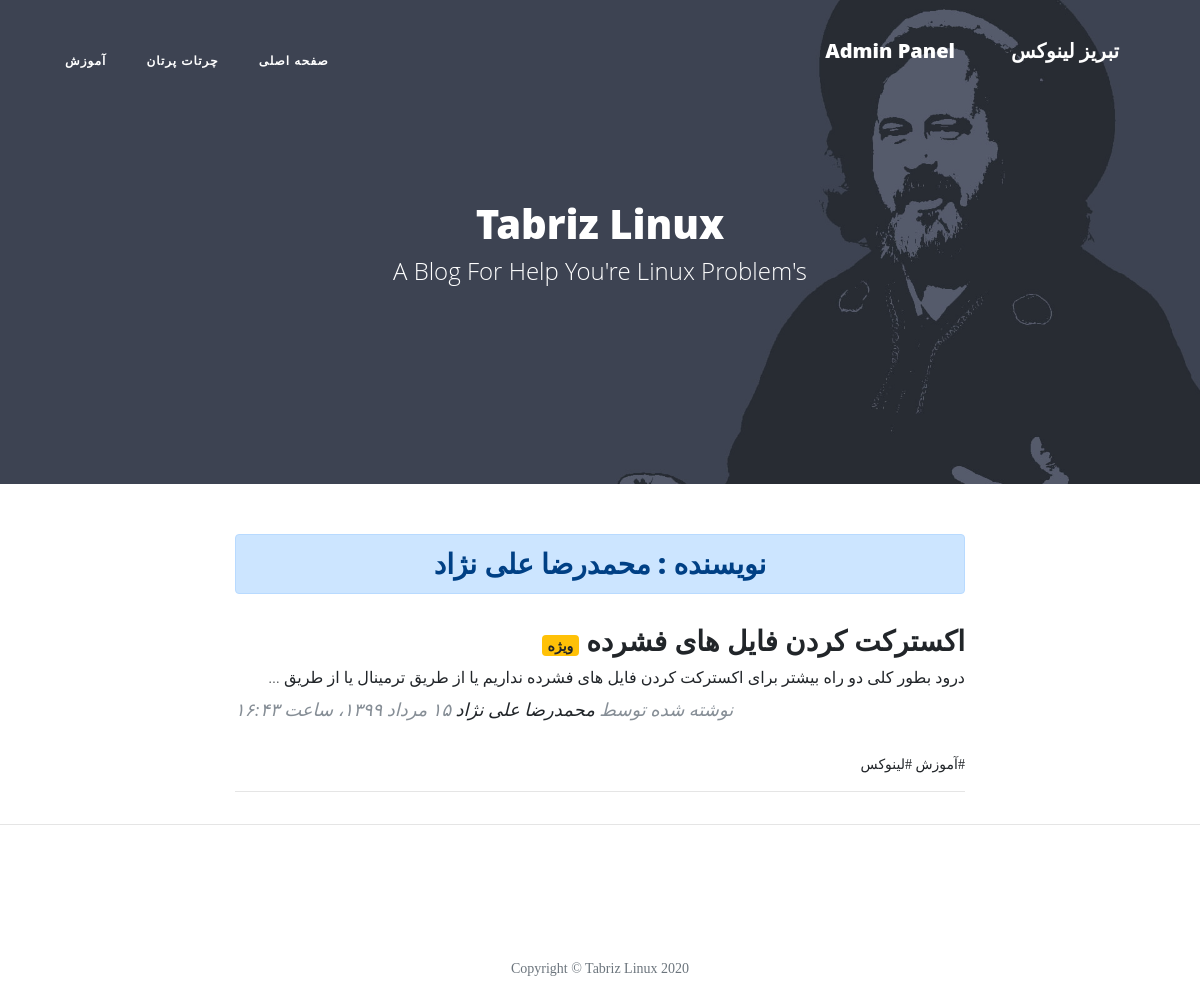
The page /author/MohammadReza on the database its author committed.
### blog/models.py (models this page shows, shortened)
class Category(models.Model):
    parent   = models.ForeignKey('self', default=None, null=True, blank=True, on_delete=models.SET_NULL, related_name='children', verbose_name="زیردسته")
    title    = models.CharField(max_length=30, verbose_name="عنوان دسته‌بندی")
    slug     = models.SlugField(max_length=100, unique=True, verbose_name="آدرس دسته‌بندی")
    status   = models.BooleanField(default=True, verbose_name="آیا نمایش داده شود؟")
    position = models.IntegerField(verbose_name="پوزیشن")
    class Meta:
        verbose_name = "دسته‌بندی"
        verbose_name_plural = "دسته‌بندی‌ها"
        ordering = ['parent__id','position']
    objects = CategoryManager()

class Article(models.Model):
    STATUS_CHOICE = (
        ('P','منتشر‌شده'),
        ('D','پیش‌نویس'),
        ('I','در‌حال بررسی'),
        ('B','رد‌شده'),
    )
    author       = models.ForeignKey(User , null=True, on_delete=models.SET_NULL, related_name='articles', verbose_name="نویسنده")
    title        = models.CharField(max_length=30,verbose_name="عنوان مقاله")
    slug         = models.SlugField(max_length=100, unique=True, verbose_name="آدرس مقاله")
    category     = models.ManyToManyField(Category, verbose_name="دسته‌بندی", related_name="articles")
    description  = models.TextField(verbose_name="محتوای مقاله")
    thumbnail    = models.ImageField(upload_to="images",verbose_name="تصویر مقاله")
    publish      = models.DateTimeField(default=timezone.now, verbose_name="تاریخ انتشار")
    created      = models.DateTimeField(auto_now_add=True)
    updated      = models.DateTimeField(auto_now=True)
    is_special   = models.BooleanField(default=False, verbose_name="مقاله ویژه")
    status       = models.CharField(max_length=1, choices=STATUS_CHOICE, verbose_name="وضعیت")
    class Meta:
        verbose_name = "مقاله"
        verbose_name_plural = "مقالات"
        ordering = ['-publish']
    def jpublish(self):
        return jalali_convertor(self.publish)
    jpublish.short_description = "تاریخ انتشار"
    def thumbnail_tag(self):
        return format_html("<img width=100 height=50 style='border-radius: 3px;' src='{}'>".format(self.thumbnail.url))
    thumbnail_tag.short_description = "تصویر مقاله"
    def category_to_str(self):
        return "، ".join([category.title for category in self.category.active()])
    category_to_str.short_description = "دسته‌بندی"
    objects = ArticleManager()

### account/models.py (models this page shows)
class User(AbstractUser):
    is_author    = models.BooleanField(default=False, verbose_name="وضعیت نویسندگی")
    special_user = models.DateTimeField(default=timezone.now, verbose_name="کاربر ویژه تا")
    def is_special_user(self):
        if self.special_user > timezone.now():
            return True
        else:
            return False
    is_special_user.boolean = True
    is_special_user.short_description = "وضعیت کاربر ویژه"

### blog/views.py (the view)
# urls.py: path('author/<slug:username>', AuthorList.as_view(), name="author"),
class AuthorList(ListView):
    paginate_by = 5
    template_name = 'blog/author_list.html'
    def get_queryset(self):
        global author
        username = self.kwargs.get('username')
        author = get_object_or_404(User, username=username)
        return author.articles.published()
    def get_context_data(self, **kwargs):
        context = super().get_context_data(**kwargs)
        context['author'] = author
        return context

### blog/models.py (called while the page is built)
    def published(self):
        return self.filter(status="P")

    def active(self):
        return self.filter(status=True)

### blog/templatetags/base_tags.py (called while the page is built)
@register.simple_tag
def title(data="تبریز لینوکس"):
    return data

@register.inclusion_tag("blog/partials/category_navbar.html")
def category_navbar():
    return{
        "category": Category.objects.filter(status=True)
    }

### extensions/jalali.py (called while the page is built)
    def persian_tuple(self):
        return self.persian_year, self.persian_month, self.persian_day

### extensions/utils.py (called while the page is built)
def persian_numbers_converter(mystr):
    numbers = {
        "0":"۰",
        "1":"۱",
        "2":"۲",
        "3":"۳",
        "4":"۴",
        "5":"۵",
        "6":"۶",
        "7":"۷",
        "8":"۸",
        "9":"۹",
    }
    for English_Numbers, Persian_Numbers in numbers.items():
        mystr = mystr.replace(English_Numbers,Persian_Numbers)
    return mystr

def jalali_convertor(time):
    jmonths = ["فروردین","اردیبهشت","خرداد","تیر","مرداد","شهریور","مهر","آبان","آذر","دی","بهمن","اسفند"]
    time = timezone.localtime(time)
    time_to_str = "{},{},{}".format(time.year, time.month, time.day)
    time_to_tuple = jalali.Gregorian(time_to_str).persian_tuple()
    time_to_list = list(time_to_tuple)
    for index, month in enumerate(jmonths):
        if time_to_list[1] == index + 1:
            time_to_list[1] = month
            break
    output = "{} {} {}، ساعت {}:{}".format(
        time_to_list[2],
        time_to_list[1],
        time_to_list[0],
        time.hour,
        time.minute
    )
    return persian_numbers_converter(output)

### templates/blog/author_list.html (shortened to what this page needs)
{% extends 'blog/list.html' %}
{% block header %}
    <h3 class="alert alert-primary text-center"> نویسنده : {{author.get_full_name}}</h3>
{% endblock %}

### templates/blog/list.html (shortened to what this page needs)
{% extends 'blog/base.html' %}
{% load static %}
{% block main %}
  <header class="masthead" style="background-image: url('{% static "blog/img/header.jpg" %}')">
    <div class="overlay"></div>
    <div class="container">
      <div class="row">
        <div class="col-lg-8 col-md-10 mx-auto">
          <div class="site-heading">
            <h1>Tabriz Linux</h1>
            <span class="subheading">A Blog For Help You're Linux Problem's </span>
          </div>
        </div>
      </div>
    </div>
  </header>
  <div class="container">
    <div class="row">
      <div class="col-lg-8 col-md-10 mx-auto">
        {% block header %}{% endblock %}
        {% for article in object_list %}
          <div class="post-preview">
          <a href="{% url 'blog:detail' article.slug %}">
            <h2 class="post-title">
              {{article.title}}
              {% if article.is_special %}
                <span class="badge badge-warning" style="font-size: 14px;" >ویژه</span>
              {% endif %}
            </h2>
            <h3 class="post-subtitle">
              {{article.description|striptags|truncatewords:20}}
            </h3>
          </a>
          <p class="post-meta">نوشته شده توسط
            <a href="{% url 'blog:author' article.author %}">{{article.author.get_full_name}}</a>
            {{article.jpublish}}</p>
          <div>
            {% for cat in article.category.active %}
              <a href="{% url 'blog:category' cat.slug %}">#{{cat.title}}</a>
            {% endfor %}
          </div>
        </div>
        <hr>
        {% endfor %}
      </div>
    </div>
  </div>
{% endblock %}

### templates/blog/partials/category_navbar.html (shortened to what this page needs)
<div class="collapse navbar-collapse nav" id="navbarResponsive">
  <ul class="navbar-nav ml-auto">
    <li class="nav-item">
      <a class="nav-link" href="{% url 'blog:home' %}">صفحه اصلی</a>
    </li>
    {% for cat in category %}
      {% if cat.parent == None %}
        <li class="nav-item">
          <a class="nav-link" href="{% url 'blog:category' cat.slug %}">{{cat.title}}</a>
        </li>
      {% endif %}
    {% endfor %}
  </ul>
</div>

### static/blog/css/rtl.css (style rules this page uses)
body { direction: rtl; text-align: right; font-family: "Sahel"; font-size: 14px; }
.navbar-nav { margin-left: initial !important; margin-right: auto; }
.post-meta { text-align: left; }
header.masthead .site-heading h1 { font-size: 40px; }
.post-title { font-size: 28px !important; }
.post-subtitle { font-size: 16px; }
.nav ul { padding-right: 0; }
.nav ul li { border-bottom: none; height: 86px; line-height: 86px; font-size: 14px; display: inline-block; float:left; margin: 0 auto; }
.nav ul li a { text-decoration: none; color:#000000; display: block; transition: .3s background-color; padding:0 24px; }
.nav a { border-bottom:none; }

### rows shown on the page
Category: title "چرتات پرتان"
Category: title "آموزش"
User: get_full_name "محمدرضا علی نژاد"
Article: title "اکسترکت کردن فایل های فشرده", is_special "ویژه", description "درود بطور کلی دو راه بیشتر برای اکسترکت کردن فایل های فشرده نداریم یا از طریق ترمینال یا از طریق …", author.get_full_name "محمدرضا علی نژاد", jpublish "۱۵ مرداد ۱۳۹۹، ساعت ۱۶:۴۳"
Category: title "لینوکس"
